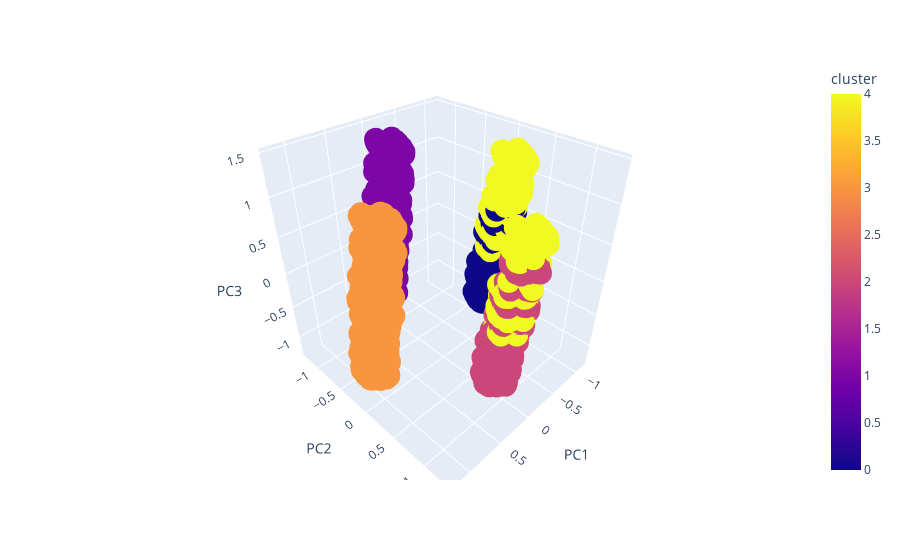

Here is the notebook cell this chart was saved with:
### Code cell
df_vector = pd.DataFrame(llibres['vector'].tolist())

# Columna de clusters
df_cluster = pd.DataFrame(llibres['cluster'].tolist(), columns=['cluster'])

# PCA with 3 components
pca = PCA(n_components=3)
principalComponents = pca.fit_transform(df_vector)
principalDf = pd.DataFrame(data=principalComponents, columns=['PC1', 'PC2', 'PC3'])

# Unir los componentes principales con la información del cluster
finalDf = pd.concat([principalDf, df_cluster], axis=1)

# Plot a 3D interactive plot
import plotly.express as px
fig = px.scatter_3d(finalDf, x='PC1', y='PC2', z='PC3', color='cluster')

# Guardar el gráfico
fig.write_html('../plots/pca_llibres_cluster_3d.html')
fig.show()

### Figure 1 — Plotly figure (JSON) as saved in the notebook; plotly's stock layout.template omitted (floating-point values rounded to 4 significant figures; data arrays with more than 128 entries replaced by an {"elided": "..."} marker saying what was removed)
{"data": [{"hovertemplate": "PC1=%{x}<br>PC2=%{y}<br>PC3=%{z}<br>cluster=%{marker.color}<extra></extra>", "legendgroup": "", "marker": {"color": {"elided": "15666 int values"}, "coloraxis": "coloraxis", "symbol": "circle"}, "mode": "markers", "name": "", "scene": "scene", "showlegend": false, "type": "scatter3d", "x": {"elided": "15666 float values"}, "y": {"elided": "15666 float values"}, "z": {"elided": "15666 float values"}}], "layout": {"coloraxis": {"colorbar": {"title": {"text": "cluster"}}, "colorscale": [[0, "#0d0887"], [0.1111, "#46039f"], [0.2222, "#7201a8"], [0.3333, "#9c179e"], [0.4444, "#bd3786"], [0.5556, "#d8576b"], [0.6667, "#ed7953"], [0.7778, "#fb9f3a"], [0.8889, "#fdca26"], [1, "#f0f921"]]}, "legend": {"tracegroupgap": 0}, "margin": {"t": 60}, "scene": {"domain": {"x": [0, 1], "y": [0, 1]}, "xaxis": {"title": {"text": "PC1"}}, "yaxis": {"title": {"text": "PC2"}}, "zaxis": {"title": {"text": "PC3"}}}}}
